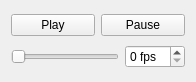
<?xml version="1.0" encoding="UTF-8"?>
<ui version="4.0">
 <class>PlayerControlWidget</class>
 <widget class="QWidget" name="PlayerControlWidget">
  <property name="geometry">
   <rect>
    <x>0</x>
    <y>0</y>
    <width>196</width>
    <height>82</height>
   </rect>
  </property>
  <property name="sizePolicy">
   <sizepolicy hsizetype="Minimum" vsizetype="Minimum">
    <horstretch>0</horstretch>
    <verstretch>0</verstretch>
   </sizepolicy>
  </property>
  <property name="windowTitle">
   <string>Form</string>
  </property>
  <layout class="QVBoxLayout" name="verticalLayout">
   <item>
    <layout class="QHBoxLayout" name="horizontalLayout">
     <item>
      <widget class="QPushButton" name="playButton">
       <property name="enabled">
        <bool>true</bool>
       </property>
       <property name="text">
        <string>Play</string>
       </property>
      </widget>
     </item>
     <item>
      <widget class="QPushButton" name="pauseButton">
       <property name="enabled">
        <bool>true</bool>
       </property>
       <property name="text">
        <string>Pause</string>
       </property>
      </widget>
     </item>
    </layout>
   </item>
   <item>
    <layout class="QHBoxLayout" name="horizontalLayout_2">
     <item>
      <widget class="QSlider" name="speedSlider">
       <property name="maximum">
        <number>25</number>
       </property>
       <property name="pageStep">
        <number>1</number>
       </property>
       <property name="value">
        <number>0</number>
       </property>
       <property name="orientation">
        <enum>Qt::Horizontal</enum>
       </property>
      </widget>
     </item>
     <item>
      <widget class="QSpinBox" name="speedSpinBox">
       <property name="suffix">
        <string> fps</string>
       </property>
       <property name="maximum">
        <number>25</number>
       </property>
      </widget>
     </item>
    </layout>
   </item>
  </layout>
 </widget>
 <resources/>
 <connections/>
</ui>
